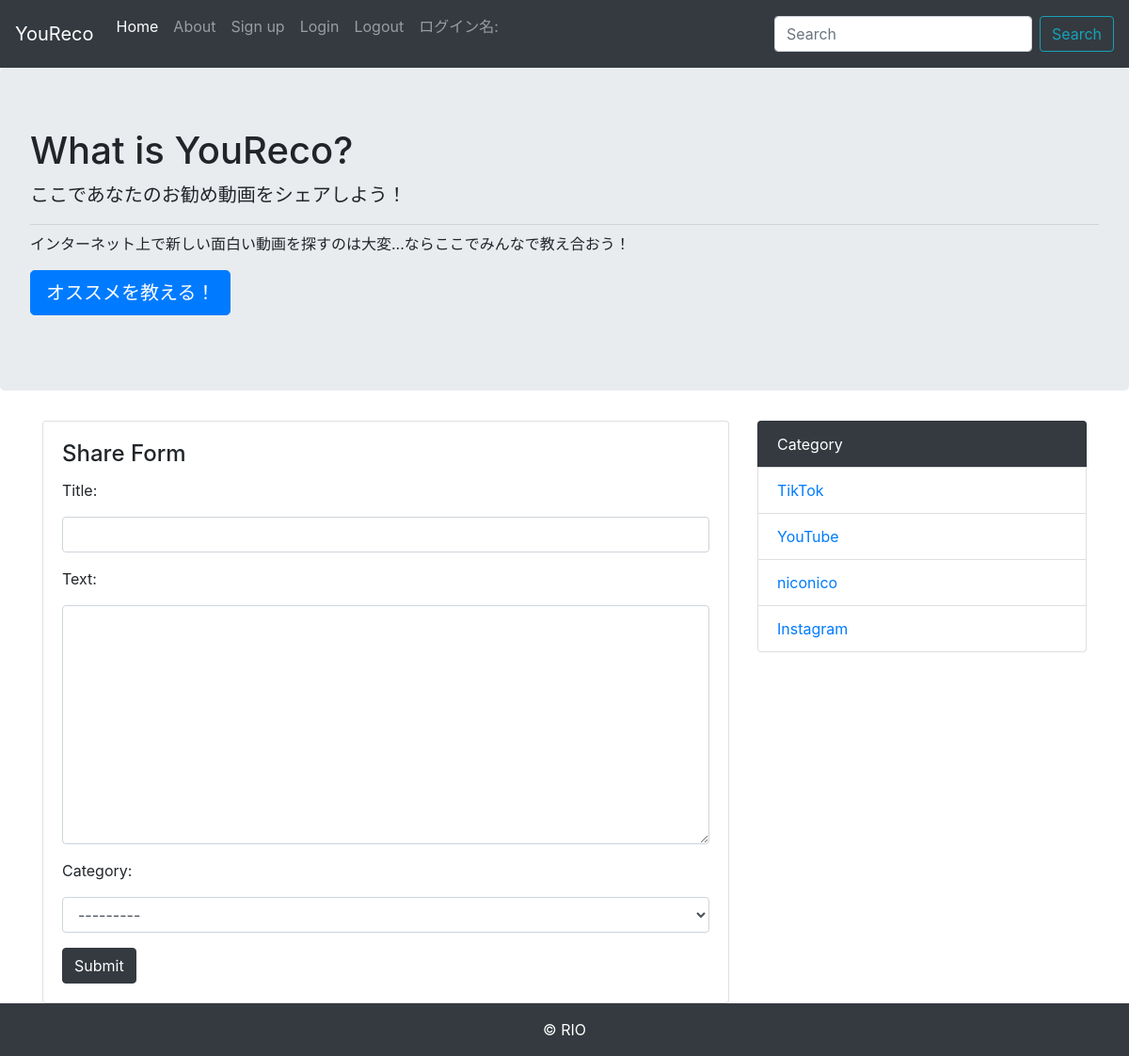
/share/, run on the app's committed database.
### blog/models.py (models this page shows)
class Category(models.Model):
    name = models.CharField('Category', max_length=255)
    created_at = models.DateTimeField('Date', default=timezone.now)
    def __str__(self):
        return self.name

### blog/views.py (the view)
# urls.py: path('share/', views.ShareView.as_view(), name='share'),
class ShareView(generic.CreateView):
    model = Post
    form_class = PostCreateForm
    success_url = reverse_lazy('blog:index')

### blog/forms.py
class PostCreateForm(forms.ModelForm):
    def __init__(self, *args, **kwargs):
        super().__init__(*args, **kwargs)
        for field in self.fields.values():
            field.widget.attrs['class'] = 'form-control'
    class Meta:
        model = Post
        fields = ("title", "text", "category")

### blog/context_processors.py (called while the page is built)
def common(request):
    context = {
        'category_list': Category.objects.all(),
    }
    return context

### blog/templates/blog/post_form.html (shortened to what this page needs)
{% extends 'blog/base.html' %}
{% block content%}
<div class="card">
    <div class="card-body">
      <h4 class="card-title">Share Form</h4>
      <form action="" method='POST'>
        {% for field in form %}
        <div class='form-group'>
            <label for="{{field.id_for_label}}">{{field.label_tag}}</label>
            {{field}}
        </div>
        {% endfor %}
        <button type='submit' class='btn btn-dark'>Submit</button>
    </form>
    </div>
  </div>
{% endblock%}

### blog/templates/blog/base.html (shortened to what this page needs)
<!doctype html>
<html lang="ja">
  <head>
    <link rel="stylesheet" href="https://maxcdn.bootstrapcdn.com/bootstrap/4.0.0-beta.2/css/bootstrap.min.css">
  </head>
  <body>
    <nav class="navbar navbar-expand-lg navbar-dark bg-dark">
      <a class="navbar-brand" href="#">YouReco</a>
      <div class="collapse navbar-collapse" id="navbarSupportedContent">
        <ul class="navbar-nav mr-auto">
          <li class="nav-item active">
            <a class="nav-link" href="{% url 'blog:index' %}">Home</a>
          </li>
          <li class="nav-item">
            <a class="nav-link" href="{% url 'blog:about' %}">About</a>
          </li>
          <li class="nav-item">
            <a class="nav-link" href="{% url 'blog:create_account' %}">Sign up</a>
          </li>
          <li class="nav-item">
            <a class="nav-link" href="{% url 'blog:login' %}">Login</a>
          </li>
          <li class="nav-item">
            <a class="nav-link" href="{% url 'blog:logout' %}">Logout</a>
          </li>
          <li class="">
            <p class="nav-link" href="">ログイン名:{{user.get_username}}</a>
          </li>
        </ul>
        <form class="form-inline my-2 my-lg-0" method='GET' action= {% url 'blog:index' %}>
          <input class="form-control mr-sm-2" type="text" placeholder="Search" aria-label="Search" name='keyword'>
          <button class="btn btn-outline-info text-info my-2 my-sm-0" type="submit">Search</button>
      </div>
    </nav>
    <div class="jumbotron">
      <h1 class="font-weight-lighter">What is YouReco?</h1>
      <p class="lead">ここであなたのお勧め動画をシェアしよう！</p>
      <hr class="my-2">
      <p>インターネット上で新しい面白い動画を探すのは大変...ならここでみんなで教え合おう！</p>
      <p class="lead">
        <a class="btn btn-primary btn-lg" href="{% url 'blog:share' %}" role="button">オススメを教える！</a>
      </p>
    </div>
    <div class="container">
      <div class='row'>
        <div class='col-md-8'>
      {% block content %}
      {% endblock %}
        </div>
        <div class='col-md-4'>
          <ul class="list-group">
            <li class="list-group-item bg-dark text-white">Category</li>
            {% for category in category_list %}
            <li class="list-group-item"><a href="{% url 'blog:category' category.pk%}">{{ category }}</a></li>
            {% endfor%}
          </ul>
        </div>
      </div>
    </div>
    <footer class='bg-dark text-white text-center py-3'>
      &copy; RIO
    </footer>
  </body>
</html>

### data on the page
Category: name "TikTok"
Category: name "YouTube"
Category: name "niconico"
Category: name "Instagram"

### other printed values
{{ field.label_tag }} "Title:" "Text:" "Category:"
